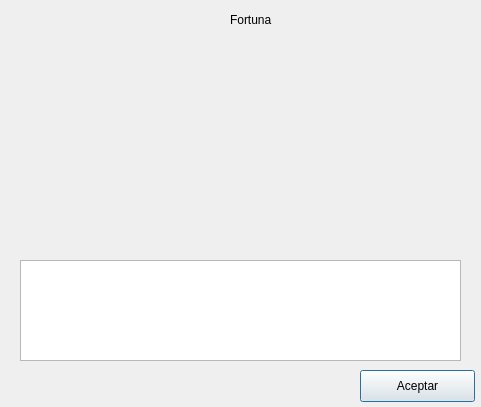
<?xml version="1.0" encoding="UTF-8"?>
<ui version="4.0">
 <class>ChanceDialog</class>
 <widget class="QDialog" name="ChanceDialog">
  <property name="geometry">
   <rect>
    <x>0</x>
    <y>0</y>
    <width>481</width>
    <height>407</height>
   </rect>
  </property>
  <property name="windowTitle">
   <string>Dialog</string>
  </property>
  <widget class="QLabel" name="information">
   <property name="geometry">
    <rect>
     <x>170</x>
     <y>150</y>
     <width>62</width>
     <height>19</height>
    </rect>
   </property>
   <property name="text">
    <string/>
   </property>
  </widget>
  <widget class="QPushButton" name="pushButton">
   <property name="geometry">
    <rect>
     <x>360</x>
     <y>370</y>
     <width>115</width>
     <height>32</height>
    </rect>
   </property>
   <property name="text">
    <string>Aceptar</string>
   </property>
  </widget>
  <widget class="QLabel" name="label">
   <property name="geometry">
    <rect>
     <x>230</x>
     <y>10</y>
     <width>51</width>
     <height>19</height>
    </rect>
   </property>
   <property name="text">
    <string>Fortuna</string>
   </property>
  </widget>
  <widget class="QLabel" name="label_2">
   <property name="geometry">
    <rect>
     <x>20</x>
     <y>40</y>
     <width>191</width>
     <height>211</height>
    </rect>
   </property>
   <property name="text">
    <string/>
   </property>
   <property name="pixmap">
    <pixmap resource="MonopolioRecursos.qrc">:/logo.jpg</pixmap>
   </property>
   <property name="scaledContents">
    <bool>true</bool>
   </property>
  </widget>
  <widget class="QLabel" name="label_3">
   <property name="geometry">
    <rect>
     <x>320</x>
     <y>60</y>
     <width>121</width>
     <height>181</height>
    </rect>
   </property>
   <property name="text">
    <string/>
   </property>
   <property name="pixmap">
    <pixmap resource="MonopolioRecursos.qrc">:/chance.gif</pixmap>
   </property>
   <property name="scaledContents">
    <bool>true</bool>
   </property>
  </widget>
  <widget class="QTextEdit" name="information_2">
   <property name="geometry">
    <rect>
     <x>20</x>
     <y>260</y>
     <width>441</width>
     <height>101</height>
    </rect>
   </property>
   <property name="readOnly">
    <bool>true</bool>
   </property>
  </widget>
 </widget>
 <resources>
  <include location="MonopolioRecursos.qrc"/>
 </resources>
 <connections/>
</ui>
